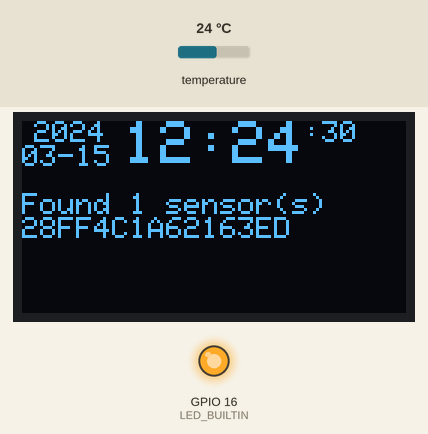
Recording of a sketch running on a simulated ESP32. On the bench: 128×64 one-colour display, output pins drawn as LEDs (lit = HIGH). The inputs (shaded band) are chosen by the test bench; at power-on: temperature 24 °C. WiFi joins after 1.5 s; servers stay silent unless stated; the local clock reads 2024-03-15 10:24:30 at power-on unless the sketch sets it; what the sketch prints to the serial monitor is not drawn.

Above: at 0.7 s.
At 5.3 s:
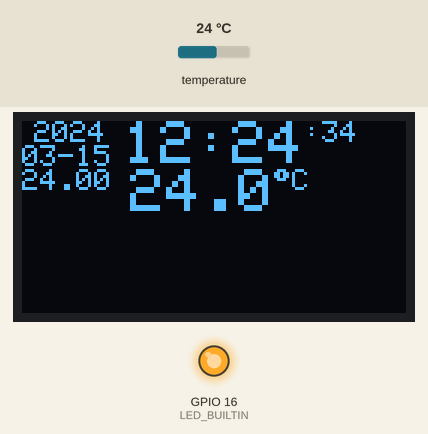
5.4 s: temperature set to 12 °C
At 7.5 s:
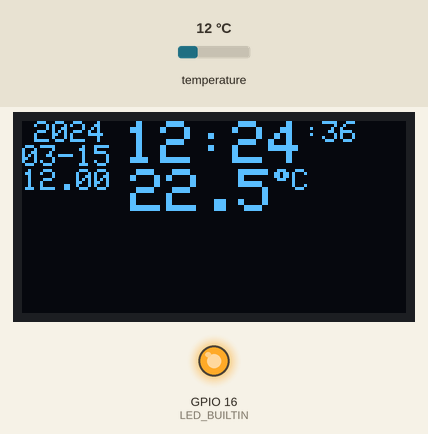
9.2 s: temperature set to 19 °C
At 11.1 s:
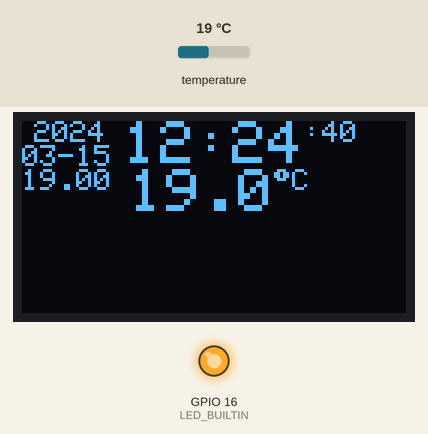
13.1 s: temperature set to 28 °C
At 15.4 s:
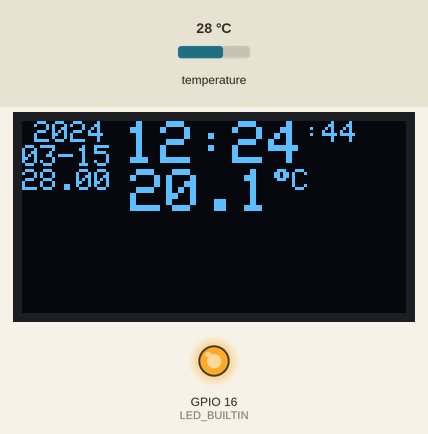
Timing chart, 0 to 16.9 s (numbered marks = the images above; inputs shaded):
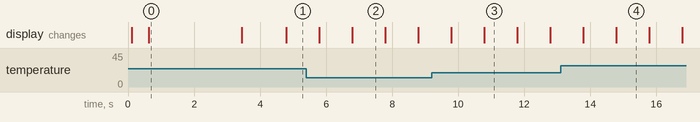

Measured:
- what the display in image 0 shows lasts 2.8 s, from 0.6 s to 3.4 s
- what the display in image 2 shows lasts 1.0 s, from 6.8 s to 7.8 s

The sketch:

esp32thm.ino
```cpp
#include <Adafruit_GFX.h>
#include <Adafruit_SSD1306.h>
#include <analogWrite.h>
#include <OneWire.h>
#include <DallasTemperature.h>
#include <WiFi.h>
#include <time.h>

#include "arduino_secrets.h"
#include "thingProperties.h"
#include "AverageTemp.h"

#define LED_BUILTIN 16
// LED is OFF at HIGH level
#define LED_OFF 255
// the LED is too bright, 15/255 duty is enough
#define LED_ON 240

#define OLED_SDA 5
#define OLED_SCL 4

#define SCREEN_WIDTH 128 // OLED display width, in pixels
#define SCREEN_HEIGHT 64 // OLED display height, in pixels

#define OLED_RESET     -1 // Reset pin # (or -1 if sharing Arduino reset pin)
#define SCREEN_ADDRESS 0x3C // from i2c scan

#define ONE_WIRE_BUS 14
#define TEMPERATURE_PRECISION 12

#define ARRAY_LENGTH 3

Adafruit_SSD1306 display(SCREEN_WIDTH, SCREEN_HEIGHT, &Wire, OLED_RESET);

OneWire oneWire(ONE_WIRE_BUS);
DallasTemperature ds18b20(&oneWire);
DeviceAddress oneWire_addr[ARRAY_LENGTH];

// number of valid addresses
int addr_count = 0;

// average temperatures
AverageTemp avgTemp[ARRAY_LENGTH];

CloudTemperatureSensor * sensors[] = { &t0, &t1, &t2 };

// the current time
const long  gmtOffset_sec = 3600;
const int   daylightOffset_sec = 3600;

// local time
struct tm * timeinfo;

// last second displayed
int lastsec;

// last minute displayed
int lastmin;

void setup() {
  pinMode(LED_BUILTIN, OUTPUT);
  digitalWrite(LED_BUILTIN, HIGH); // switch the LED off
  Wire.begin(OLED_SDA, OLED_SCL);
  Serial.begin(115200);

  // SSD1306_SWITCHCAPVCC = generate display voltage from 3.3V internally
  if(!display.begin(SSD1306_SWITCHCAPVCC, SCREEN_ADDRESS)) {
    Serial.println("SSD1306 allocation failed");
    for(;;); // Don't proceed, loop forever
  }

  display.setRotation(2);
  display.clearDisplay();
  display.setTextSize(1);      // Normal 1:1 pixel scale
  display.setTextColor(SSD1306_WHITE, SSD1306_BLACK); // Draw white text and erase background to black
  display.setCursor(0, 24);    // Start at the fourth line of the display
  display.cp437(true);         // Use full 256 char 'Code Page 437' font

  getLocalTime();
  printLocalTime();

  ds18b20.begin();
  display.clearDisplay();
  display.setCursor(0, 24);    // Start at the fourth line of the display

  display.print("Found ");
  int deviceCount = ds18b20.getDeviceCount();
  display.print(deviceCount, DEC);
  display.println(" sensor(s)");
  for (addr_count = 0; addr_count < ARRAY_LENGTH && addr_count < deviceCount; addr_count++) {
    ds18b20.getAddress(oneWire_addr[addr_count], addr_count);
    printAddress(oneWire_addr[addr_count]);
  }
  getLocalTime();
  printLocalTime();
  delay(500);

  ds18b20.requestTemperatures();
  delay(750);
  for (int i = 0; i < addr_count; i++) {
    avgTemp[i].setTemp(ds18b20.getTempC(oneWire_addr[i]));
  }
  printTemperatures();
  getLocalTime();
  printLocalTime();

  // Defined in thingProperties.h
  initProperties();

  // Connect to Arduino IoT Cloud
  ArduinoCloud.begin(ArduinoIoTPreferredConnection);
  setDebugMessageLevel(2);
  ArduinoCloud.printDebugInfo();
  Serial.print("update");
}

void loop() {
  getLocalTime();
  if (timeinfo->tm_sec != lastsec) {
    analogWrite(LED_BUILTIN, LED_ON);   // turn the LED on
    Serial.print(".");
    ArduinoCloud.update(); // does not work if called once a minute only
    analogWrite(LED_BUILTIN, LED_OFF);   // turn the LED off

    printTemperatures();
    if (timeinfo->tm_min != lastmin) {
      Serial.print("done\n");
      for (int i = 0; i < addr_count; i++) {
          float value = avgTemp[i].getAvg();
          *sensors[i] = value;
          Serial.print("t");
          Serial.print(i);
          Serial.print("=");
          Serial.print(value,3);
          Serial.print("\n");
      }
      Serial.print("update");
    }
    printLocalTime(); // updates lastmin and lastsec
  }
}

void printTemperatures() {
  display.clearDisplay();

  for (int i = 0; i < addr_count; i++) {
    avgTemp[i].setTemp(ds18b20.getTempC(oneWire_addr[i]));
    int y_base = (i + 1) * 16;
    display.setCursor(0, y_base);
    display.println(avgTemp[i].temp_curr, 2);

    display.setCursor(36, y_base);
    display.setTextSize(2);
    display.print(avgTemp[i].temp_disp, 1);
    display.setTextSize(1);
    display.print("\xF8" "C");
  }
  ds18b20.requestTemperatures();
}

void getLocalTime() {
  time_t gmt = time(NULL);
  time_t local = gmt + gmtOffset_sec + daylightOffset_sec;
  timeinfo = localtime(&local);
}

/* http://www.cplusplus.com/reference/ctime/strftime/ */
void printLocalTime() {
  if (timeinfo->tm_year > 100) {
    display.setCursor(4, 0);
    display.print(timeinfo, "%Y ");
    display.setCursor(34, 0);
    display.setTextSize(2);
    display.print(timeinfo, "%R");
    display.setTextSize(1);
    display.setCursor(0, 8);
    display.print(timeinfo, "%m-%d");
  }
  display.setCursor(94,0);
  display.print(timeinfo, ":%S");
  display.display();
  lastsec = timeinfo->tm_sec;
  lastmin = timeinfo->tm_min;
}

// function to print a device address
void printAddress(DeviceAddress deviceAddress) {
  for (uint8_t i = 0; i < 8; i++) {
    // zero pad the address if necessary
    if (deviceAddress[i] < 16) Serial.print("0");
    display.print(deviceAddress[i], HEX);
  }
  display.println();
  display.display();
  delay(500);
}
```

AverageTemp.cpp
```cpp
#include "AverageTemp.h"

void AverageTemp::setTemp(float temp) {
  temp_curr = temp;
  if (temp != DEVICE_DISCONNECTED_C) {
    // compute moving average
    if (temp_avg == DEVICE_DISCONNECTED_C) {
      temp_avg = temp;
    } else {
      temp_avg = (old_wt * temp_avg + temp) / (old_wt + 1);
    }
    // hysteresis to prevent frequent changes due to measurement noise
    if (temp_disp == DEVICE_DISCONNECTED_C) {
      temp_disp = temp;
    } else {
      bool update = false;
      if (temp_inc) {
        update = temp_avg > temp_disp;
        if (!update && temp_avg < temp_disp - hysteresis) {
          update = true;
          temp_inc = false;
        }
      } else {
        update = temp_avg < temp_disp;
        if (!update && temp_avg > temp_disp + hysteresis) {
          update = true;
          temp_inc = true;
        }
      }
      if (update) {
        temp_disp = temp_avg;
      }
    }
    // simple average for one minute
    temp_sum += temp;
    temp_count++;
  }
}

float AverageTemp::getAvg() {
  if (temp_count == 0) {
    return DEVICE_DISCONNECTED_C;
  } else {
    float result = temp_sum / temp_count;
    temp_sum = 0.0;
    temp_count = 0;
    return result;
  }
}
```

AverageTemp.h
```cpp
#ifndef _AverageTemp_H_
#define _AverageTemp_H_

#ifndef DEVICE_DISCONNECTED_C
#define DEVICE_DISCONNECTED_C -127
#endif

/*
 * Compute two average temperature values:
 * - exponential moving average
 * - one minute average
 */
class AverageTemp {
public:
  static const int old_wt = 7; // weight of the old value in exponential moving average
  static constexpr float hysteresis = 0.05; // display hysteresis to prevent frequent changes in display

  float temp_curr = DEVICE_DISCONNECTED_C; // current temperature - last measured value
  float temp_avg = DEVICE_DISCONNECTED_C; // exponential moving average
  float temp_disp = DEVICE_DISCONNECTED_C; // last display value
  bool temp_inc; // last change direction for display hysteresis

  float temp_sum = 0.0; // sum of temperatures for the one minute average
  int temp_count = 0; // count of values for the one minute average

  void setTemp(float temp);
  float getAvg();
};

#endif // _AverageTemp_H_
```

arduino_secrets.h
```cpp
#define SECRET_SSID "your_wifi_ssid"
#define SECRET_PASS "your_wifi_password"
#define SECRET_DEVICE_KEY "your_key_to_arduino_iot_cloud"
#define MY_THING_ID "the_id_of_your_thing"
#define MY_DEVICE_LOGIN_NAME "the_login_name_of_your_device"
```

thingProperties.h
```cpp
// Code generated by Arduino IoT Cloud, DO NOT EDIT.

#include <ArduinoIoTCloud.h>
#include <Arduino_ConnectionHandler.h>


const char THING_ID[]           = MY_THING_ID;
const char DEVICE_LOGIN_NAME[]  = MY_DEVICE_LOGIN_NAME;

const char SSID[]               = SECRET_SSID;    // Network SSID (name)
const char PASS[]               = SECRET_PASS;    // Network password (use for WPA, or use as key for WEP)
const char DEVICE_KEY[]  = SECRET_DEVICE_KEY;    // Secret device password

CloudTemperatureSensor t0;
CloudTemperatureSensor t1;
CloudTemperatureSensor t2;

void initProperties(){

  ArduinoCloud.setBoardId(DEVICE_LOGIN_NAME);
  ArduinoCloud.setSecretDeviceKey(DEVICE_KEY);
  ArduinoCloud.setThingId(THING_ID);
  ArduinoCloud.addProperty(t0, READ, 60 * SECONDS, NULL);
  ArduinoCloud.addProperty(t1, READ, 60 * SECONDS, NULL);
  ArduinoCloud.addProperty(t2, READ, 60 * SECONDS, NULL);

}

WiFiConnectionHandler ArduinoIoTPreferredConnection(SSID, PASS);
```
